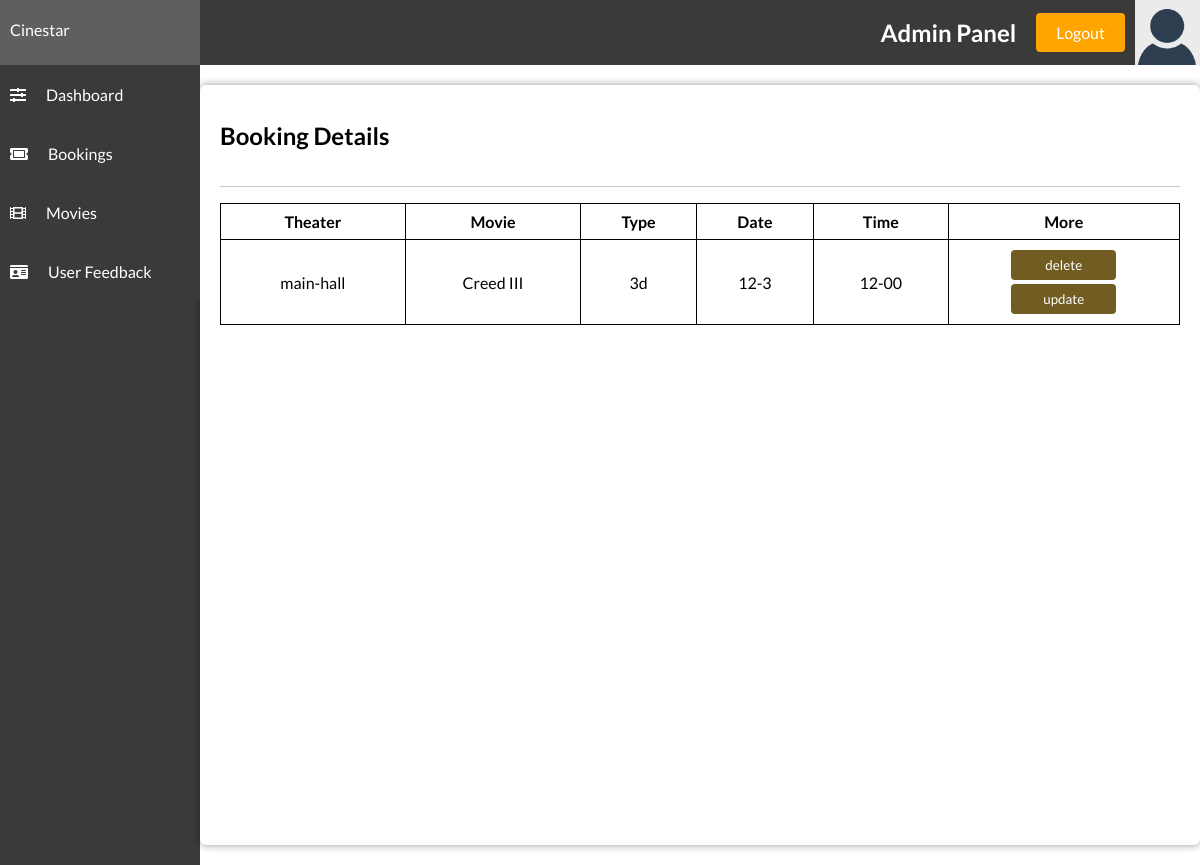
/admin/view.php (signed in), run on the app's committed database.
### tables this page shows
CREATE TABLE `orders` (
  `id` int(11) NOT NULL,
  `theater` varchar(45) NOT NULL,
  `movieId` int(11) NOT NULL,
  `movieType` varchar(45) DEFAULT NULL,
  `date` varchar(45) DEFAULT NULL,
  `timeslot` varchar(45) DEFAULT NULL,
  `userId` int(11) NOT NULL
);

CREATE TABLE `movietable` (
  `movieID` int(11) NOT NULL,
  `movieImg` varchar(150) NOT NULL,
  `movieTitle` varchar(100) NOT NULL,
  `movieGenre` varchar(50) NOT NULL,
  `movieDuration` int(11) NOT NULL,
  `movieRelDate` date NOT NULL,
  `movieDirector` varchar(50) NOT NULL,
  `movieActors` varchar(150) NOT NULL
);

### admin/view.php (the view, shortened to what this page needs)
<?php
include "config.php";
?>
<!DOCTYPE html>
<html lang="en">
<head>
    <link rel="stylesheet" href="../style/styles.css">
    <link rel="stylesheet" href="https://use.fontawesome.com/releases/v5.7.2/css/all.css">
</head>
<body>
    <?php include('header.php'); ?>
    <div class="admin-container">
        <?php include('sidebar.php'); ?>
        <div class="admin-section-panel admin-section-panel1">
                    <div class="admin-panel-section-header">
                        <div class="admin-panel-section-content">
                                <h2>Booking <b>Details</b></h2>
                        </div>
                    </div>
                    <table class="admin-table" id="dataTable" width="100%" cellspacing="0">
                        <tr>
                            <th>Theater</th>
                            <th>Movie</th>
                            <th>Type</th>
                            <th>Date</th>
                            <th>Time</th>
                            <th>More</th>
                        </tr>
                        <tbody>
                            <?php
                            $con = mysqli_connect($host, $user, $password, $dbname);
                            $select = "SELECT o.*, m.movieTitle FROM orders o join movietable m on (o.movieId = m.movieID)";
                            $run = mysqli_query($con, $select);
                            while ($row = mysqli_fetch_row($run)) {
                                echo '<tr>';
                                    echo '<td>'.$row[1].'</td>';
                                    echo '<td>'.$row[7].'</td>';
                                    echo '<td>'.$row[3].'</td>';
                                    echo '<td>'.$row[4].'</td>';
                                    echo '<td>'.$row[5].'</td>';
                                    ?>
                            <td><button type="submit" type="button" class="booking-btn"><?php echo  "<a href='deleteBooking.php?id=" . $row[0] . "' >delete</a>"; ?></button><button name="update"  type="submit" onclick="" type="button" class="booking-btn"><?php echo  "<a href='editBooking.php?id=" . $row[0] . "'>update</a>"; ?></button></td>
                            <?php    echo '</tr>';
                                }
                            ?>
                        </tbody>
                    </table>
            </div>
        </div>
</body>
</html>

### style/styles.css (style rules this page uses)
* { margin: 0; padding: 0; box-sizing: border-box; font-family: "Lato", sans-serif; text-decoration: none; color: unset; }
.admin-container { display: grid; grid-template-columns: 1fr 5fr; }
.admin-section-panel { width: 100%; vertical-align: middle; background-color: #fff; -webkit-border-radius: 6px; -moz-border-radius: 6px; border-radius: 6px; -webkit-box-shadow: 0px 0px 9px 0px rgba(0, 0, 0, 0.4); -moz-box-shadow: 0px 0px 9px 0px rgba(0, 0, 0, 0.4); box-shadow: 0px 0px 9px 0px rgba(0, 0, 0, 0.4); padding: 20px; margin: 20px 0; }
.admin-panel-section-header { display: flex; align-items: center; justify-content: flex-start; padding-bottom: 20px; border-bottom: #c7c7c7 1px solid; }
.admin-panel-section-content { margin: 1em 0; }
.admin-table { border-collapse: collapse; width: 100%; margin-top: 1em; font-size: 1em; }
.admin-table th, .admin-table td { border: 1px solid black; padding: 0.5em; text-align: center; }
.booking-btn { border-radius: 4px; border: none; margin: 2px 2px; width: 49%; text-align: center; background-color: #715c21; color: #fff; transition: all 0.7s ease; cursor: pointer; height: 30px; }

### data on the page
orders: theater "main-hall", movieId.movieTitle "Creed III", movieType "3d", date "12-3", timeslot "12-00"
